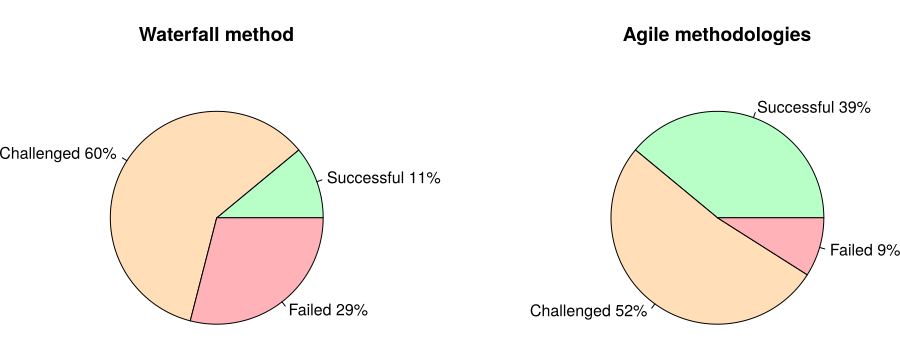

Recreate this plot in R.
fn <- function(values, title) {
  labels <- c("Successful", "Challenged", "Failed")
  labels <- paste(labels, values)
  labels <- paste(labels, "%", sep="")
  pie(values, labels=labels, main=title, col=c("#baffc9", "#ffdfba", "#ffb3ba"))
} 

# Display both pie charts side by side.
par(mfcol=c(1, 2))
waterfall <- fn(c(11, 60, 29), "Waterfall method")
agile <- fn(c(39, 52, 9), "Agile methodologies")
